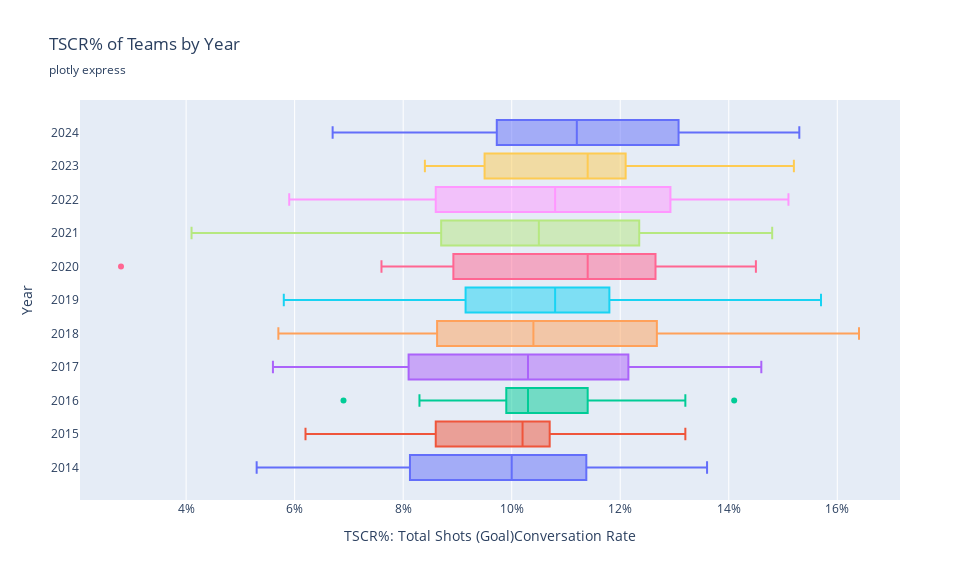

This figure's notebook cell:
### Code cell
outlier_teams = {}
for year in goals_and_shots_seasonal['Year'].unique():
    year_data = goals_and_shots_seasonal[goals_and_shots_seasonal['Year'] == year]
    
    Q3 = year_data['TSCR%'].quantile(0.75)
    Q1 = year_data['TSCR%'].quantile(0.25)
    IQR = Q3 - Q1
    upper_fence = Q3 + 1.5 * IQR
    lower_fence = Q1 - 1.5 * IQR
    
    outliers = year_data[(year_data['TSCR%'] > upper_fence) | (year_data['TSCR%'] < lower_fence)]
    if not outliers.empty:
        outlier_teams[year] = outliers['Team'].tolist()
    else:
        outlier_teams[year] = []

fig = px.box(goals_and_shots_seasonal, y="Year", x="TSCR%",
             color="Year",
             boxmode="group",
             title="TSCR% of Teams by Year",
             subtitle="plotly express",
             labels={
                 "TSCR%": "TSCR%: Total Shots (Goal)Conversation Rate"
             })

for i, year in enumerate(sorted(goals_and_shots_seasonal['Year'].unique())):
    year_data = goals_and_shots_seasonal[goals_and_shots_seasonal['Year'] == year]
    Q3 = year_data['TSCR%'].quantile(0.75)
    Q1 = year_data['TSCR%'].quantile(0.25)
    IQR = Q3 - Q1
    upper_fence = Q3 + 1.5 * IQR
    lower_fence = Q1 - 1.5 * IQR
    
    customdata = []
    for tscr in year_data['TSCR%']:
        if tscr > upper_fence or tscr < lower_fence:
            team = year_data[year_data['TSCR%'] == tscr]['Team'].iloc[0]
            customdata.append(team)
        else:
            customdata.append('')
            
    fig.data[i].customdata = customdata
    fig.data[i].update(
        boxpoints="outliers",
        quartilemethod="linear",
        jitter=0,
        orientation='h',
        width=0.75,
        hovertemplate="<b>Team:</b> %{customdata}<br>" +
                     "<b>TSCR%:</b> %{x:.1f}%"
    )

fig.update_layout(
    height=580,
    width=980,
    xaxis=dict(
        tickmode="array",
        tickvals=[0, 2, 4, 6, 8, 10, 12, 14, 16, 18],
        ticktext=["0%", "2%", "4%", "6%", "8%", "10%", "12%", "14%", "16%", "18%"],
    ),
    yaxis=dict(
        tickmode="array",
        tickvals=sorted(goals_and_shots_seasonal['Year'].unique()),
        ticktext=[str(year) for year in sorted(goals_and_shots_seasonal['Year'].unique())],
    ),
    showlegend=False,
)
fig.show()

### Figure 1 — Plotly figure (JSON) as saved in the notebook; plotly's stock layout.template omitted (floating-point values rounded to 4 significant figures)
{"data": [{"alignmentgroup": "True", "boxpoints": "outliers", "customdata": ["", "", "", "", "", "", "", "", "", "", "", "", "", "", "", "", "", "", "", "", "", "", ""], "hovertemplate": "<b>Team:</b> %{customdata}<br><b>TSCR%:</b> %{x:.1f}%", "jitter": 0, "legendgroup": "2014", "marker": {"color": "#636efa"}, "name": "2014", "notched": false, "offsetgroup": "2014", "orientation": "h", "quartilemethod": "linear", "showlegend": true, "type": "box", "width": 0.75, "x": [11.3, 8.3, 6.5, 7.8, 11.3, 10.0, 11.4, 8.8, 8.6, 8.1, 13.4, 13.6, 12.5, 6.9, 5.3, 7.8, 11.2, 10.1, 8.9, 12.0, 11.3, 8.2, 11.7], "x0": " ", "xaxis": "x", "y": [2014, 2014, 2014, 2014, 2014, 2014, 2014, 2014, 2014, 2014, 2014, 2014, 2014, 2014, 2014, 2014, 2014, 2014, 2014, 2014, 2014, 2014, 2014], "y0": " ", "yaxis": "y"}, {"alignmentgroup": "True", "boxpoints": "outliers", "customdata": ["", "", "", "", "", "", "", "", "", "", "", "", "", "", "", "", "", "", "", "", "", "", ""], "hovertemplate": "<b>Team:</b> %{customdata}<br><b>TSCR%:</b> %{x:.1f}%", "jitter": 0, "legendgroup": "2015", "marker": {"color": "#EF553B"}, "name": "2015", "notched": false, "offsetgroup": "2015", "orientation": "h", "quartilemethod": "linear", "showlegend": true, "type": "box", "width": 0.75, "x": [11.9, 8.1, 9.2, 6.6, 10.5, 10.5, 11.0, 6.2, 13.2, 8.0, 11.6, 10.7, 9.2, 10.2, 7.9, 9.0, 10.2, 8.6, 8.6, 11.9, 10.4, 10.7, 8.7], "x0": " ", "xaxis": "x", "y": [2015, 2015, 2015, 2015, 2015, 2015, 2015, 2015, 2015, 2015, 2015, 2015, 2015, 2015, 2015, 2015, 2015, 2015, 2015, 2015, 2015, 2015, 2015], "y0": " ", "yaxis": "y"}, {"alignmentgroup": "True", "boxpoints": "outliers", "customdata": ["", "Aston Villa", "", "", "Chelsea", "", "", "", "", "", "", "", "", "", "", "", "", "", "", "", "", "", ""], "hovertemplate": "<b>Team:</b> %{customdata}<br><b>TSCR%:</b> %{x:.1f}%", "jitter": 0, "legendgroup": "2016", "marker": {"color": "#00cc96"}, "name": "2016", "notched": false, "offsetgroup": "2016", "orientation": "h", "quartilemethod": "linear", "showlegend": true, "type": "box", "width": 0.75, "x": [13.1, 6.9, 11.0, 11.8, 14.1, 9.9, 10.2, 8.3, 11.5, 13.2, 12.3, 10.3, 9.9, 11.0, 8.5, 10.0, 10.2, 10.9, 11.1, 9.7, 9.2, 10.2, 10.5], "x0": " ", "xaxis": "x", "y": [2016, 2016, 2016, 2016, 2016, 2016, 2016, 2016, 2016, 2016, 2016, 2016, 2016, 2016, 2016, 2016, 2016, 2016, 2016, 2016, 2016, 2016, 2016], "y0": " ", "yaxis": "y"}, {"alignmentgroup": "True", "boxpoints": "outliers", "customdata": ["", "", "", "", "", "", "", "", "", "", "", "", "", "", "", "", "", "", "", "", "", "", ""], "hovertemplate": "<b>Team:</b> %{customdata}<br><b>TSCR%:</b> %{x:.1f}%", "jitter": 0, "legendgroup": "2017", "marker": {"color": "#ab63fa"}, "name": "2017", "notched": false, "offsetgroup": "2017", "orientation": "h", "quartilemethod": "linear", "showlegend": true, "type": "box", "width": 0.75, "x": [11.5, 10.6, 8.1, 8.7, 13.0, 8.1, 13.9, 9.0, 10.3, 12.6, 11.7, 14.6, 12.3, 5.6, 7.5, 7.9, 9.7, 6.0, 10.2, 13.6, 10.4, 8.0, 10.7], "x0": " ", "xaxis": "x", "y": [2017, 2017, 2017, 2017, 2017, 2017, 2017, 2017, 2017, 2017, 2017, 2017, 2017, 2017, 2017, 2017, 2017, 2017, 2017, 2017, 2017, 2017, 2017], "y0": " ", "yaxis": "y"}, {"alignmentgroup": "True", "boxpoints": "outliers", "customdata": ["", "", "", "", "", "", "", "", "", "", "", "", "", "", "", "", "", "", "", "", "", "", ""], "hovertemplate": "<b>Team:</b> %{customdata}<br><b>TSCR%:</b> %{x:.1f}%", "jitter": 0, "legendgroup": "2018", "marker": {"color": "#FFA15A"}, "name": "2018", "notched": false, "offsetgroup": "2018", "orientation": "h", "quartilemethod": "linear", "showlegend": true, "type": "box", "width": 0.75, "x": [16.4, 11.5, 10.9, 10.4, 8.4, 10.5, 9.8, 11.7, 7.3, 5.7, 11.0, 14.5, 15.4, 13.8, 8.6, 8.1, 7.5, 9.6, 14.6, 9.4, 9.6, 13.0, 8.7], "x0": " ", "xaxis": "x", "y": [2018, 2018, 2018, 2018, 2018, 2018, 2018, 2018, 2018, 2018, 2018, 2018, 2018, 2018, 2018, 2018, 2018, 2018, 2018, 2018, 2018, 2018, 2018], "y0": " ", "yaxis": "y"}, {"alignmentgroup": "True", "boxpoints": "outliers", "customdata": ["", "", "", "", "", "", "", "", "", "", "", "", "Liverpool", "", "", "", "", "", "", "", "", "", ""], "hovertemplate": "<b>Team:</b> %{customdata}<br><b>TSCR%:</b> %{x:.1f}%", "jitter": 0, "legendgroup": "2019", "marker": {"color": "#19d3f3"}, "name": "2019", "notched": false, "offsetgroup": "2019", "orientation": "h", "quartilemethod": "linear", "showlegend": true, "type": "box", "width": 0.75, "x": [12.4, 9.6, 11.2, 8.4, 13.1, 7.9, 9.8, 11.9, 8.9, 7.7, 5.8, 12.7, 15.7, 13.1, 9.9, 10.8, 9.1, 11.2, 10.7, 11.5, 9.3, 11.2, 11.4], "x0": " ", "xaxis": "x", "y": [2019, 2019, 2019, 2019, 2019, 2019, 2019, 2019, 2019, 2019, 2019, 2019, 2019, 2019, 2019, 2019, 2019, 2019, 2019, 2019, 2019, 2019, 2019], "y0": " ", "yaxis": "y"}, {"alignmentgroup": "True", "boxpoints": "outliers", "customdata": ["", "", "", "", "", "", "", "", "", "", "", "", "", "", "", "Norwich", "", "", "", "", "", "", ""], "hovertemplate": "<b>Team:</b> %{customdata}<br><b>TSCR%:</b> %{x:.1f}%", "jitter": 0, "legendgroup": "2020", "marker": {"color": "#FF6692"}, "name": "2020", "notched": false, "offsetgroup": "2020", "orientation": "h", "quartilemethod": "linear", "showlegend": true, "type": "box", "width": 0.75, "x": [13.5, 10.4, 11.4, 8.0, 8.8, 12.5, 9.7, 13.1, 7.6, 12.4, 11.8, 14.0, 12.2, 14.5, 10.7, 2.8, 8.4, 12.4, 13.9, 11.0, 8.3, 12.7, 9.3], "x0": " ", "xaxis": "x", "y": [2020, 2020, 2020, 2020, 2020, 2020, 2020, 2020, 2020, 2020, 2020, 2020, 2020, 2020, 2020, 2020, 2020, 2020, 2020, 2020, 2020, 2020, 2020], "y0": " ", "yaxis": "y"}, {"alignmentgroup": "True", "boxpoints": "outliers", "customdata": ["", "", "", "", "", "", "", "", "", "", "", "", "", "", "", "", "", "", "", "", "", "", ""], "hovertemplate": "<b>Team:</b> %{customdata}<br><b>TSCR%:</b> %{x:.1f}%", "jitter": 0, "legendgroup": "2021", "marker": {"color": "#B6E880"}, "name": "2021", "notched": false, "offsetgroup": "2021", "orientation": "h", "quartilemethod": "linear", "showlegend": true, "type": "box", "width": 0.75, "x": [12.5, 10.5, 10.4, 7.7, 9.3, 11.0, 11.9, 9.6, 5.2, 9.6, 13.9, 11.1, 14.8, 12.7, 10.1, 4.1, 6.4, 8.5, 13.3, 11.4, 11.5, 14.1, 7.6], "x0": " ", "xaxis": "x", "y": [2021, 2021, 2021, 2021, 2021, 2021, 2021, 2021, 2021, 2021, 2021, 2021, 2021, 2021, 2021, 2021, 2021, 2021, 2021, 2021, 2021, 2021, 2021], "y0": " ", "yaxis": "y"}, {"alignmentgroup": "True", "boxpoints": "outliers", "customdata": ["", "", "", "", "", "", "", "", "", "", "", "", "", "", "", "", "", "", "", "", "", "", ""], "hovertemplate": "<b>Team:</b> %{customdata}<br><b>TSCR%:</b> %{x:.1f}%", "jitter": 0, "legendgroup": "2022", "marker": {"color": "#FF97FF"}, "name": "2022", "notched": false, "offsetgroup": "2022", "orientation": "h", "quartilemethod": "linear", "showlegend": true, "type": "box", "width": 0.75, "x": [12.4, 10.4, 13.1, 13.1, 11.1, 8.1, 11.4, 10.8, 8.6, 13.6, 10.5, 13.9, 12.1, 14.7, 10.6, 11.8, 8.3, 7.1, 8.6, 15.1, 5.9, 9.2, 8.4], "x0": " ", "xaxis": "x", "y": [2022, 2022, 2022, 2022, 2022, 2022, 2022, 2022, 2022, 2022, 2022, 2022, 2022, 2022, 2022, 2022, 2022, 2022, 2022, 2022, 2022, 2022, 2022], "y0": " ", "yaxis": "y"}, {"alignmentgroup": "True", "boxpoints": "outliers", "customdata": ["", "", "", "", "", "", "", "", "", "", "", "", "", "", "", "", "", "", "", "", "", "", ""], "hovertemplate": "<b>Team:</b> %{customdata}<br><b>TSCR%:</b> %{x:.1f}%", "jitter": 0, "legendgroup": "2023", "marker": {"color": "#FECB52"}, "name": "2023", "notched": false, "offsetgroup": "2023", "orientation": "h", "quartilemethod": "linear", "showlegend": true, "type": "box", "width": 0.75, "x": [12.8, 14.1, 9.9, 11.9, 11.9, 9.6, 9.1, 9.2, 8.4, 12.1, 9.5, 10.7, 12.0, 11.1, 15.2, 8.6, 12.1, 11.8, 8.7, 9.5, 13.1, 13.5, 11.4], "x0": " ", "xaxis": "x", "y": [2023, 2023, 2023, 2023, 2023, 2023, 2023, 2023, 2023, 2023, 2023, 2023, 2023, 2023, 2023, 2023, 2023, 2023, 2023, 2023, 2023, 2023, 2023], "y0": " ", "yaxis": "y"}, {"alignmentgroup": "True", "boxpoints": "outliers", "customdata": ["", "", "", "", "", "", "", "", "", "", "", "", "", "", "", "", "", "", "", "", "", "", ""], "hovertemplate": "<b>Team:</b> %{customdata}<br><b>TSCR%:</b> %{x:.1f}%", "jitter": 0, "legendgroup": "2024", "marker": {"color": "#636efa"}, "name": "2024", "notched": false, "offsetgroup": "2024", "orientation": "h", "quartilemethod": "linear", "showlegend": true, "type": "box", "width": 0.75, "x": [15.2, 13.1, 9.2, 15.3, 8.3, 9.4, 14.0, 11.2, 7.1, 10.4, 9.7, 12.9, 12.4, 13.0, 11.7, 10.8, 14.8, 10.6, 10.2, 6.7, 13.3, 9.8, 12.8], "x0": " ", "xaxis": "x", "y": [2024, 2024, 2024, 2024, 2024, 2024, 2024, 2024, 2024, 2024, 2024, 2024, 2024, 2024, 2024, 2024, 2024, 2024, 2024, 2024, 2024, 2024, 2024], "y0": " ", "yaxis": "y"}], "layout": {"boxmode": "group", "height": 580, "legend": {"title": {"text": "Year"}, "tracegroupgap": 0}, "showlegend": false, "title": {"subtitle": {"text": "plotly express"}, "text": "TSCR% of Teams by Year"}, "width": 980, "xaxis": {"anchor": "y", "domain": [0, 1], "tickmode": "array", "ticktext": ["0%", "2%", "4%", "6%", "8%", "10%", "12%", "14%", "16%", "18%"], "tickvals": [0, 2, 4, 6, 8, 10, 12, 14, 16, 18], "title": {"text": "TSCR%: Total Shots (Goal)Conversation Rate"}}, "yaxis": {"anchor": "x", "categoryarray": [2024, 2023, 2022, 2021, 2020, 2019, 2018, 2017, 2016, 2015, 2014], "categoryorder": "array", "domain": [0, 1], "tickmode": "array", "ticktext": ["2014", "2015", "2016", "2017", "2018", "2019", "2020", "2021", "2022", "2023", "2024"], "tickvals": [2014, 2015, 2016, 2017, 2018, 2019, 2020, 2021, 2022, 2023, 2024], "title": {"text": "Year"}}}}
